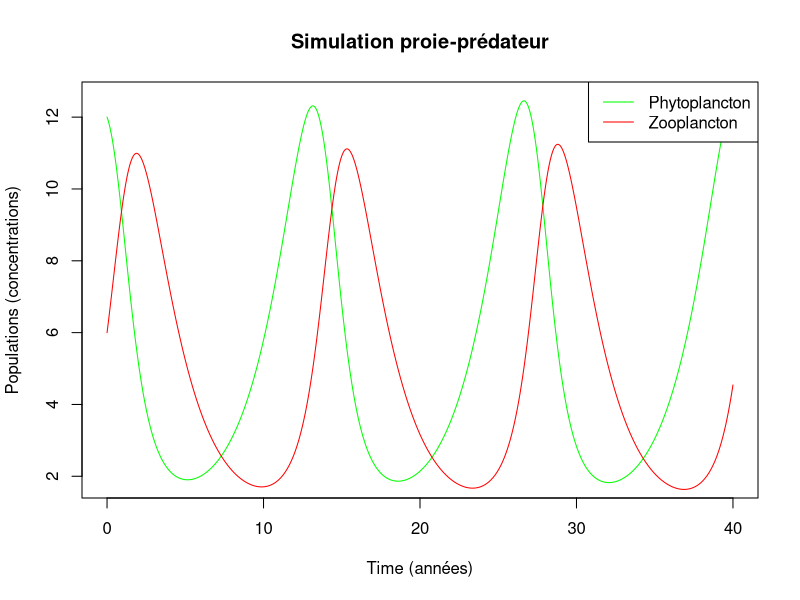
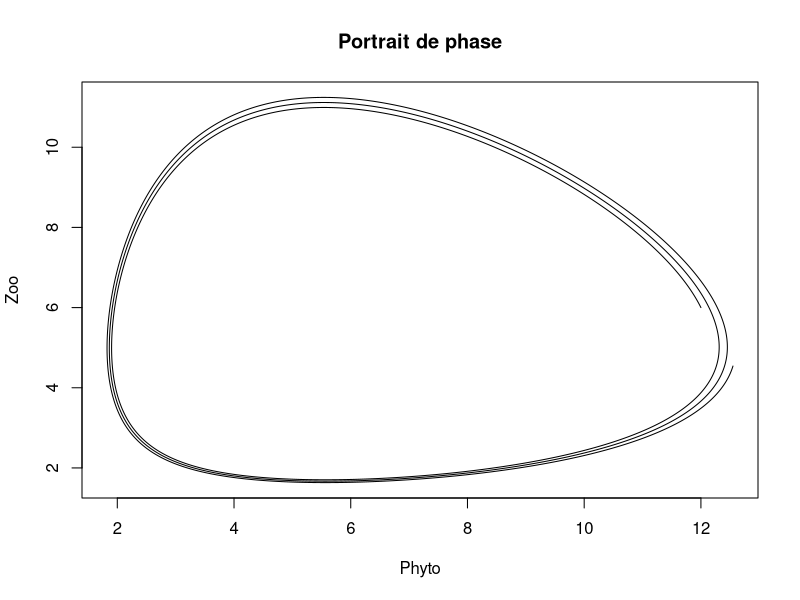
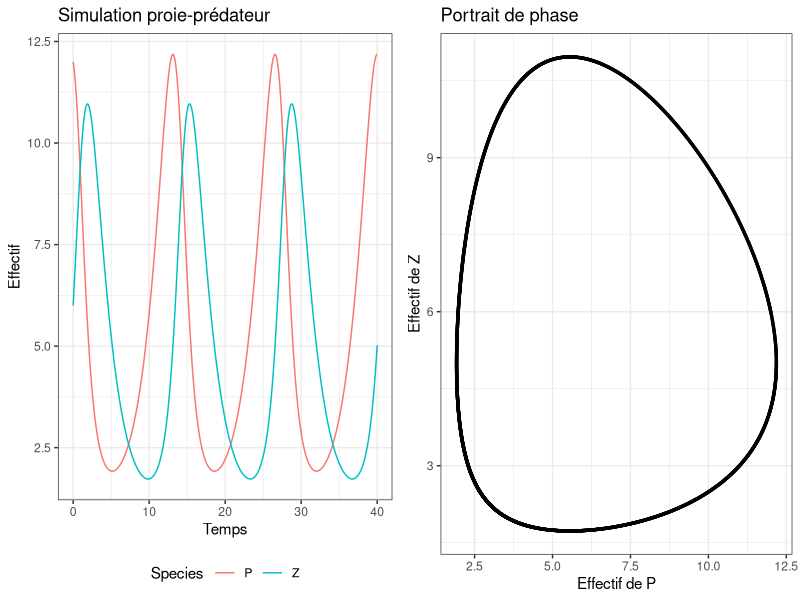
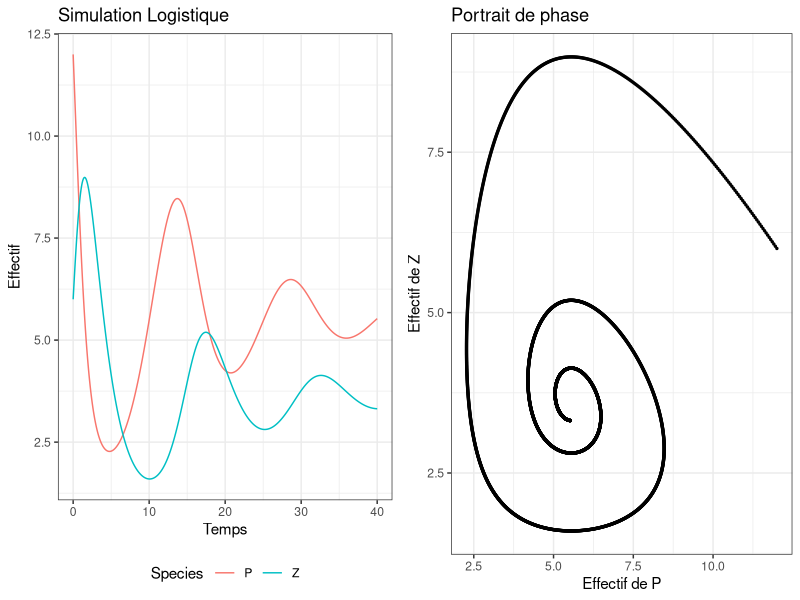
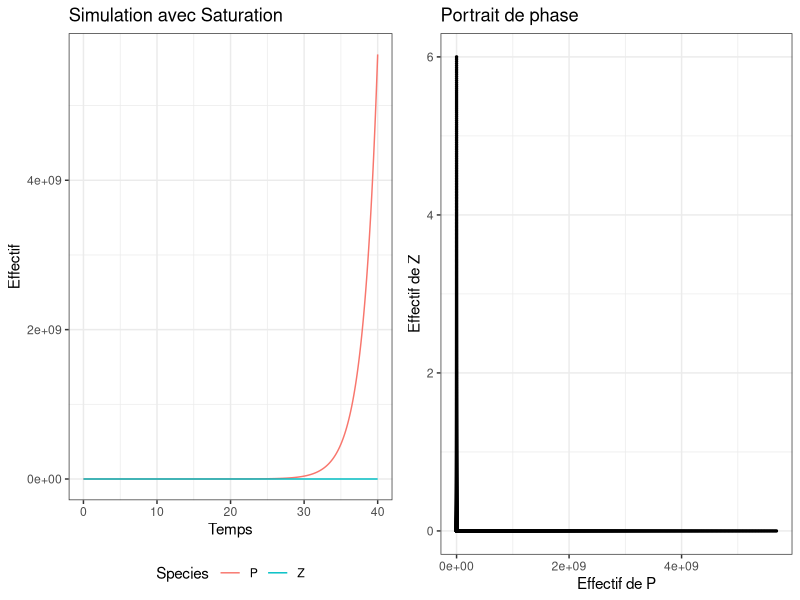
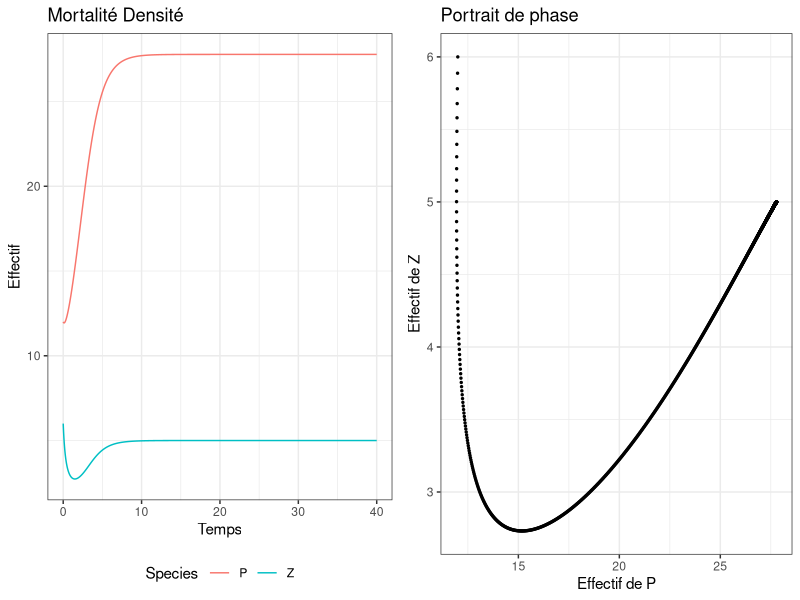
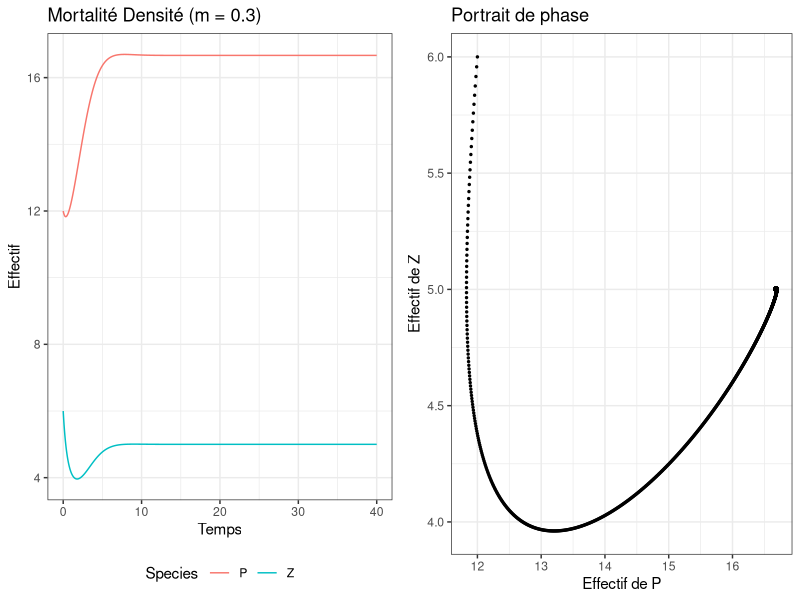

Write the R code that produced these figures, in order.
## ---- chunk 1
add5 <- function(x) { x + 5 }

# Demonstration of the funnel operator
3 |>
  add5()
## ---- chunk 2
# Defining the model parameters
r <- 0.5  # growth rate of the phytoplankton (d-1)
a <- 0.1  # predation rate of the zooplankton feeding on phytoplankton (d-1m3gC-1)
e <- 0.9  # efficiency of the predation (unitless)
m <- 0.5  # mortality rate of zooplankton (d-1)

# Declaring the model time steps

t0 <- 0   #initial time
dt <- 0.01 # time step
tf <- 40  #final time
times <- seq(from=t0, to=tf, by=dt) # time vector
n <- length(times) # size of the time vector: we will use C later

paste("Length of times:", n)

# Declaring the vector for the concentrations of phyto and zoo
mespop <- matrix(0, nrow = 2, ncol = n)

# Declaring the initial values for the phyto and the zoo
mespop[1,1] <- 12  # Initial density of phytoplankton (gC/m3)
mespop[2,1] <- 6   # Initial density of zooplankton (gC/m3)
## ---- chunk 3
# "i" here iterates through each column in our matrix mespop. We created mespop with length(times) columns, thus "i" here is a proxy for time.
# And as a reminder the first row of the matrix is phytoplankton, the second is zooplankton
# Note that we're iterating for all values of i between 2 and n (inclusive). We deliberately don't start at 1, that column is already filled with the default starting values !!
for (i in 2:n) {
  # Creating variables to define the previous Phytoplankton and Zooplankton, which will be the column before the "current" column i.
  P_prev <- mespop[1, i-1]
  Z_prev <- mespop[2, i-1]
  # Populating phytoplankton. P(t) = P(t-1) + dt * dP/dt
  mespop[1, i] = P_prev + dt * (P_prev * r - a * P_prev * Z_prev)
  # Populating zooplankton. Z(t) = Z(t-1) + dt * dZ/dt
  mespop[2, i] = Z_prev + dt * (e * a * P_prev * Z_prev - m * Z_prev)
}

# View the final values of mespop
mespop[,n]
## ---- chunk 4
# X = x-axis = vector of times
# Y = y-axis 1 = phytoplankton = first row of the matrix
plot(x = times, y = mespop[1,], type = "l", col = "green", 
     xlab = "Time (années)", ylab = "Populations (concentrations)", main = "Simulation proie-prédateur")
# Y = y-axis 2 = zooplankton = second row of the matrix
lines(x = times, y = mespop[2,], col = "red")
# Legend
legend("topright", c("Phytoplancton", "Zooplancton"), lty = 1, col=c("green", "red"))
## ---- chunk 5
plot(x = mespop[1,], y = mespop[2,], type = "l", col = "black", 
     xlab = "Phyto", ylab = "Zoo", main = "Portrait de phase")
## ---- chunk 6
library(deSolve)
# Execute this in your own Rstudio environment!
?lsoda
## ---- chunk 7
# OUR VERSION OF THE ABOVE CODE

## Parameters -- for us r, a, e, and m
parms <- c("r" = 0.5, "a" = 0.1, "e" = 0.9, "m" = 0.5)

## The model function definition. Copy paste of SPCMod, only changed the lines from dP to res to reflect OUR differentials.
PZmod <- function(t, x, parms) {
  with(as.list(c(parms, x)), {
    dP <- r*P - a*P*Z
    dZ <- e*a*P*Z - m*Z
    res <- c(dP, dZ)
    list(res)
  })
}

## Start values, matching the values that we passed to mespop[1,1] and mespop[2,1]
xstart <- c(P = 12, Z = 6)

# Note that i did NOT define times, it was already defined way back in that first snippet that the prof gave us !

# Call to lsoda, changed the name of SCPmod to PZmod but otherwise no modifications
out <- lsoda(xstart, times, PZmod, parms)

head(out)
## ---- chunk 8
library(tidyr) # for pivot_longer

ugly_lotsofcolumns <- data.frame(time = 1:5,
                                 group1 = c(7, 8, 9, 0, 9), 
                                 group2 = c(8, 9, 7, 9, 0),
                                 group3 = c(7, 7, 8, 9, 0),
                                 group4 = c(5, 6, 7, 9, 0))

ugly_lotsofcolumns

pretty_lesscolumns <- ugly_lotsofcolumns |>
  tidyr::pivot_longer(
    group1:group4, # which columns we collapse. Here everything btwn groups 1 and 4
    names_to = "group", # the name of the new "group" column
    values_to = "value", # the name for the column containing the values of group
  )

pretty_lesscolumns |> head()
## ---- chunk 9
library(ggpubr) # for putting two plots side by side. OPTIONAL.

#' Returns side-by-side proie-prédateur simulation and phase portrait for an lsoda result.
#' @param lsoda_out matrix, lsoda output
#' @param title string, the title for the simulation half of the plot
#' @returns plot
lsoda_plot <- function(lsoda_out, title) {
  
  # First we transform the lsoda output from a matrix to a dataframe (otherwise pivot_longer won't work)
  # Then we call pivot_longer
  lsoda_plottable <- lsoda_out |> 
    data.frame() |> 
    pivot_longer(
      P:Z, # we select all columns between P and Z (so P and Z)
      names_to = "species", 
      values_to = "effectif"
    )
  
  # Plot 1: Simulation prey-predator as a function of time
  sim <- ggplot(lsoda_plottable, 
                # aes defines our axes based on the names of columns in lsoda_plottable
                aes(
                  x = time, # x-axis = time
                  y = effectif, # y-axis = effectif
                  col = species) # each species (P or Z) will be plotted w a separate color
                ) +
    geom_line() + # add a line plot
    labs(x = "Temps", y = "Effectif", col = "Species", 
         title = title) +  # Note use of the "title" argument for our function here !
    theme_bw() + # removes ugly grey background
    theme(legend.position = "bottom") # moves the legend to the bottom
  
  # Plot 2: Phase portrait
  # Note that here we're just using lsoda_out directly since we need separate columns for P and Z
  phase <- ggplot(lsoda_out, 
                  aes(
                    x = P, # x-axis = phytoplankton effectif
                    y = Z) # y-axis = zooplankton effectif
                  ) +
    geom_point(cex=0.5) + # make the points smaller
    labs(x = "Effectif de P", y = "Effectif de Z", title = "Portrait de phase") + 
    theme_bw()  # removes ugly grey background
  
  # this is similar to par() in that it will put the plots next to each other
  ggpubr::ggarrange(sim, phase, ncol=2)
}

# Let's see what we get!
lsoda_plot(out, "Simulation proie-prédateur")
## ---- chunk 10
# Note new parameter "k"
parms_log <- c("r" = 0.5, "k" = 20, "a" = .1, "e" = .9, "m" = .5)

# New PZ model calculation
PZmod_logistique <- function(t, x, parms) {
  with(as.list(c(parms, x)), {
    # Croissance logistique rP(1-P/k), ou k = capacité limité
    # linear predation does not change
    dP <- r*P*(1 - P/k) - a*Z*P
    dZ <- e*a*P*Z - m*Z
    res <- c(dP, dZ)
    list(res)
  })
}

# xstart and times have not changed so no need to redefine them !
out_log <- lsoda(xstart, times, PZmod_logistique, parms_log)

# Using our plotting function
lsoda_plot(out_log, "Simulation Logistique")
## ---- chunk 11
# k chosen by trial and error
parms_satpop <- c("r" = 0.5, "k"=20, "a" = .1, "e" = .9, "m" = .5)

PZmod_satpop <- function(t, x, parms) {
  with(as.list(c(parms, x)), {
    # type 2 response P/(k + P)
    dP <- r*P - e*a*(P/(k + P))*Z
    dZ <- e*a*(P/(k + P))*Z - m*Z
    res <- c(dP, dZ)
    list(res)
  })
}

out_satpop <- lsoda(xstart, times, PZmod_satpop, parms_satpop)

lsoda_plot(out_satpop, "Simulation avec Saturation")
## ---- chunk 12
# Parameters actually does not need to change this time, so we don't redefine it !

PZmod_mordens <- function(t, x, parms) {
  with(as.list(c(parms, x)), {
    dP <- r*P - a*P*Z
    # Altered mortality, replacement with m(Z^2)
    dZ <- e*a*P*Z - m*(Z**2) # Z^2 and Z**2 are equivalent
    res <- c(dP, dZ)
    list(res)
  })
}

out_mordens <- lsoda(xstart, times, PZmod_mordens, parms)

lsoda_plot(out_mordens, "Mortalité Densité")
## ---- chunk 13
parms_mordens_m3 <- c("r" = 0.5, "a" = .1, "e" = .9, "m" = .3)

out_log <- lsoda(xstart, times, PZmod_mordens, parms_mordens_m3)

lsoda_plot(out_log, "Mortalité Densité (m = 0.3)")
## ---- chunk 14
parms_pzf <- c("r" = .7, "az" = 0.35, "af" = 0.3, "ez" = 0.5, "ef" = 0.8, "m" = 0.4)

PZFimod <- function(t, x, parms) {
  with(as.list(c(parms, x)), {
    dP <- r*P - az*P*Z
    dZ <- ez*az*P*Z - af*Z*Fi # replacement of m*Z with af*Z*Fi
    dFi <- ef*af*Z*Fi - m*Fi # new line defining dFi
    res <- c(dP, dZ, dFi) # addition of Fi
    list(res)
  })
}

# We also need to define a new xstart now that we have a third parameter.
# I chose 3 because it's half of 6
xstart_pzf <- c(P = 12, Z = 6, Fi = 3)

out_pzf <- lsoda(xstart_pzf, times, PZFimod, parms_pzf)

head(out_pzf)
## ---- chunk 15

#' Returns proie-prédateur simulation and phase portraits for an lsoda result for P, Z, and Fi.
#' @param lsoda_out matrix, lsoda output
#' @param title string, the title for the simulation plot
#' @returns list of plots
lsoda_plot_pzf <- function(lsoda_out, title) {
  
  lsoda_plottable <- lsoda_out |> 
    data.frame() |> 
    pivot_longer(
      P:Fi, # change to select from P to Fi rather than P to Z
      names_to = "species", 
      values_to = "effectif"
    )
  
  # Plot 1: Simulation prey-predator as a function of time
  # No change !
  simulation <- ggplot(lsoda_plottable, 
                aes(
                  x = time, 
                  y = effectif, 
                  col = species) 
                ) +
    geom_line() + 
    labs(x = "Temps", y = "Effectif", col = "Species", 
         title = title) +  
    theme_bw() + 
    theme(legend.position = "bottom") 
  
  # Plot 2: Phase portrait of Phytoplankton vs. Zooplankton
  # Also no change !
  phasePZ <- ggplot(lsoda_out, 
                  aes(
                    x = P, 
                    y = Z) 
                  ) +
    geom_point(cex=0.5) + 
    labs(x = "Effectif de P", y = "Effectif de Z", title = "Portrait de phase") + 
    theme_bw()
  
  # Plot 3: Phase portrait of Zooplankton vs. Fish (New)
  # basically the same as plot 2, we just change the axes a bit
  phaseZFi <- ggplot(lsoda_out, 
                  aes(
                    x = Z, 
                    y = Fi) 
                  ) +
    geom_point(cex=0.5) + 
    labs(x = "Effectif de Z", y = "Effectif de Fi", title = "Portrait de phase") + 
    theme_bw()
  
  # With 3 plots, arranging them side by side would be hard to read
  # I'm instead just going to return a list of all the plots
  # giving them names is entirely optional
  c("Simulation" = simulation, "PhasePZ" = phasePZ, "PhaseZFi" = phaseZFi)
}

# test it out
lsoda_plot_pzf(out_pzf, "Simulation PZF")
## ---- chunk 16
PZFimod_quad <- function(t, x, parms) {
  with(as.list(c(parms, x)), {
    dP <- r*P - az*P*Z
    dZ <- ez*az*P*Z - af*Z*Fi
    dFi <- ef*af*Z*Fi - m*Fi^2 # quadratic mortality
    res <- c(dP, dZ, dFi)
    list(res)
  })
}

out_pzf_quad <- lsoda(xstart_pzf, times, PZFimod_quad, parms_pzf)

plot_res <- lsoda_plot_pzf(out_pzf_quad, "Simulation PZF - Mortalité quadratique")
plot_res
